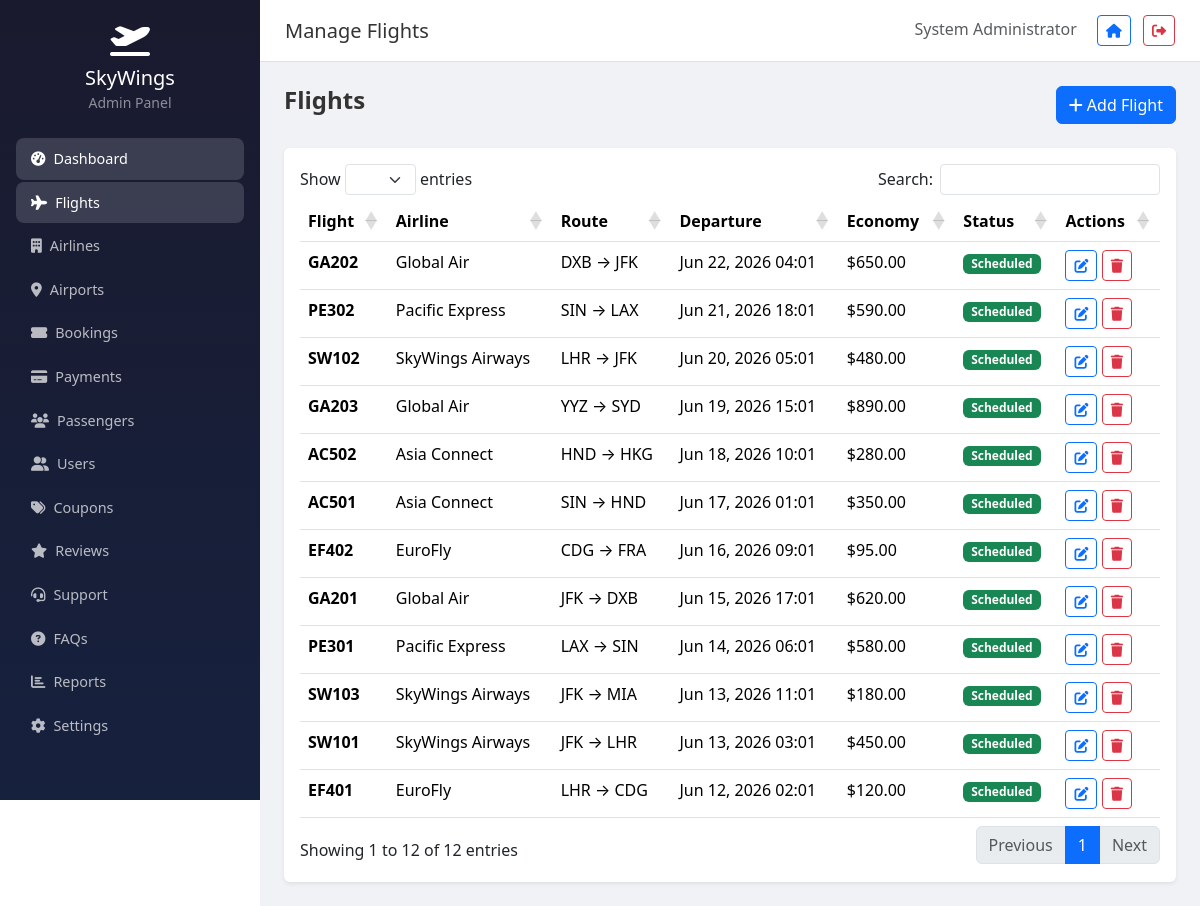
The page /admin/flights (signed in) on the database its author committed.
### tables this page shows
CREATE TABLE IF NOT EXISTS `flights` (
    `id` INT UNSIGNED AUTO_INCREMENT PRIMARY KEY,
    `flight_number` VARCHAR(20) NOT NULL,
    `airline_id` INT UNSIGNED NOT NULL,
    `aircraft_type` VARCHAR(100) DEFAULT NULL,
    `departure_airport_id` INT UNSIGNED NOT NULL,
    `arrival_airport_id` INT UNSIGNED NOT NULL,
    `departure_time` DATETIME NOT NULL,
    `arrival_time` DATETIME NOT NULL,
    `duration_minutes` INT UNSIGNED NOT NULL,
    `stops` TINYINT UNSIGNED NOT NULL DEFAULT 0,
    `economy_price` DECIMAL(10,2) NOT NULL DEFAULT 0.00,
    `premium_economy_price` DECIMAL(10,2) NOT NULL DEFAULT 0.00,
    `business_price` DECIMAL(10,2) NOT NULL DEFAULT 0.00,
    `first_class_price` DECIMAL(10,2) NOT NULL DEFAULT 0.00,
    `economy_seats` INT UNSIGNED NOT NULL DEFAULT 0,
    `premium_economy_seats` INT UNSIGNED NOT NULL DEFAULT 0,
    `business_seats` INT UNSIGNED NOT NULL DEFAULT 0,
    `first_class_seats` INT UNSIGNED NOT NULL DEFAULT 0,
    `status` ENUM('scheduled','delayed','cancelled','completed') NOT NULL DEFAULT 'scheduled',
    `created_at` DATETIME NOT NULL DEFAULT CURRENT_TIMESTAMP,
    `updated_at` DATETIME NOT NULL DEFAULT CURRENT_TIMESTAMP ON UPDATE CURRENT_TIMESTAMP,
    FOREIGN KEY (`airline_id`) REFERENCES `airlines`(`id`) ON DELETE RESTRICT,
    FOREIGN KEY (`departure_airport_id`) REFERENCES `airports`(`id`) ON DELETE RESTRICT,
    FOREIGN KEY (`arrival_airport_id`) REFERENCES `airports`(`id`) ON DELETE RESTRICT,
    INDEX `idx_flights_departure` (`departure_time`),
    INDEX `idx_flights_status` (`status`),
    INDEX `idx_flights_route` (`departure_airport_id`, `arrival_airport_id`)
);

CREATE TABLE IF NOT EXISTS `airlines` (
    `id` INT UNSIGNED AUTO_INCREMENT PRIMARY KEY,
    `name` VARCHAR(150) NOT NULL,
    `code` VARCHAR(10) NOT NULL UNIQUE,
    `logo` VARCHAR(255) DEFAULT NULL,
    `contact_email` VARCHAR(191) DEFAULT NULL,
    `contact_phone` VARCHAR(30) DEFAULT NULL,
    `website` VARCHAR(255) DEFAULT NULL,
    `description` TEXT DEFAULT NULL,
    `status` ENUM('active','inactive') NOT NULL DEFAULT 'active',
    `created_at` DATETIME NOT NULL DEFAULT CURRENT_TIMESTAMP,
    `updated_at` DATETIME NOT NULL DEFAULT CURRENT_TIMESTAMP ON UPDATE CURRENT_TIMESTAMP,
    INDEX `idx_airlines_status` (`status`)
);

CREATE TABLE IF NOT EXISTS `airports` (
    `id` INT UNSIGNED AUTO_INCREMENT PRIMARY KEY,
    `name` VARCHAR(200) NOT NULL,
    `code` VARCHAR(10) NOT NULL UNIQUE,
    `city` VARCHAR(100) NOT NULL,
    `country` VARCHAR(100) NOT NULL,
    `timezone` VARCHAR(50) NOT NULL DEFAULT 'UTC',
    `status` ENUM('active','inactive') NOT NULL DEFAULT 'active',
    `created_at` DATETIME NOT NULL DEFAULT CURRENT_TIMESTAMP,
    `updated_at` DATETIME NOT NULL DEFAULT CURRENT_TIMESTAMP ON UPDATE CURRENT_TIMESTAMP,
    INDEX `idx_airports_city` (`city`),
    INDEX `idx_airports_country` (`country`)
);

### controllers/AdminController.php (called while the page is built, shortened)
<?php
class AdminController extends BaseController
{
    public function flights(): void
    {
        $flights = Flight::getAll();
        view('admin.flights.index', compact('flights'), 'admin');
    }
}

### index.php (called while the page is built)
<?php
require_once __DIR__ . '/includes/bootstrap.php';
$router = new Router();
$router->get('/', 'Home', 'index');
$router->get('/about', 'Home', 'about');
$router->post('/newsletter', 'Home', 'newsletter');
$router->get('/login', 'Auth', 'loginForm');
$router->post('/login', 'Auth', 'login');
$router->get('/register', 'Auth', 'registerForm');
$router->post('/register', 'Auth', 'register');
$router->get('/logout', 'Auth', 'logout');
$router->get('/verify-email/{token}', 'Auth', 'verifyEmail');
$router->get('/forgot-password', 'Auth', 'forgotForm');
$router->post('/forgot-password', 'Auth', 'forgot');
$router->get('/reset-password/{token}', 'Auth', 'resetForm');
$router->post('/reset-password/{token}', 'Auth', 'reset');
$router->get('/flights/search', 'Flight', 'search');
$router->get('/flights/{id}', 'Flight', 'details');
$router->get('/api/airports', 'Flight', 'airportSearch');
$router->get('/booking/create', 'Booking', 'create');
$router->post('/booking/store', 'Booking', 'store');
$router->get('/booking/review/{id}', 'Booking', 'review');
$router->post('/booking/confirm/{id}', 'Booking', 'confirm');
$router->post('/booking/cancel/{id}', 'Booking', 'cancel');
$router->post('/api/validate-coupon', 'Booking', 'validateCoupon');
$router->get('/payment/{id}', 'Payment', 'show');
$router->post('/payment/process', 'Payment', 'process');
$router->post('/admin/payments/approve/{id}', 'Payment', 'approve');
$router->get('/user/dashboard', 'User', 'dashboard');
$router->get('/user/bookings', 'User', 'bookings');
$router->get('/user/bookings/{id}', 'User', 'bookingDetail');
$router->get('/user/profile', 'User', 'profile');
$router->post('/user/profile', 'User', 'updateProfile');
$router->post('/user/change-password', 'User', 'changePassword');
$router->get('/user/notifications', 'User', 'notifications');
$router->get('/user/ticket/download/{id}', 'User', 'downloadTicket');
$router->post('/user/review', 'User', 'addReview');
$router->get('/user/support', 'User', 'support');
$router->post('/user/support', 'User', 'createTicket');
$router->get('/contact', 'Contact', 'index');
$router->post('/contact', 'Contact', 'submit');
$router->post('/contact/ticket', 'Contact', 'createTicket');
$router->get('/admin', 'Admin', 'dashboard');
$router->get('/admin/flights', 'Admin', 'flights');
$router->get('/admin/flights/create', 'Admin', 'flightCreate');
$router->post('/admin/flights/store', 'Admin', 'flightStore');
$router->get('/admin/flights/edit/{id}', 'Admin', 'flightEdit');
$router->post('/admin/flights/update/{id}', 'Admin', 'flightUpdate');
$router->post('/admin/flights/delete/{id}', 'Admin', 'flightDelete');
$router->get('/admin/airlines', 'Admin', 'airlines');
$router->post('/admin/airlines/store', 'Admin', 'airlineStore');
$router->post('/admin/airlines/update/{id}', 'Admin', 'airlineUpdate');
$router->post('/admin/airlines/delete/{id}', 'Admin', 'airlineDelete');
$router->get('/admin/airports', 'Admin', 'airports');
$router->post('/admin/airports/store', 'Admin', 'airportStore');
$router->post('/admin/airports/update/{id}', 'Admin', 'airportUpdate');
$router->post('/admin/airports/delete/{id}', 'Admin', 'airportDelete');
$router->get('/admin/bookings', 'Admin', 'bookings');
$router->post('/admin/bookings/status/{id}', 'Admin', 'bookingUpdateStatus');
$router->get('/admin/payments', 'Admin', 'payments');
$router->get('/admin/users', 'Admin', 'users');
$router->post('/admin/users/status/{id}', 'Admin', 'userUpdateStatus');
$router->get('/admin/coupons', 'Admin', 'coupons');
$router->post('/admin/coupons/store', 'Admin', 'couponStore');
$router->post('/admin/coupons/delete/{id}', 'Admin', 'couponDelete');
$router->get('/admin/reviews', 'Admin', 'reviews');
$router->post('/admin/reviews/update/{id}', 'Admin', 'reviewUpdate');
$router->get('/admin/support', 'Admin', 'support');
$router->post('/admin/support/reply/{id}', 'Admin', 'supportReply');
$router->get('/admin/faqs', 'Admin', 'faqs');
$router->post('/admin/faqs/store', 'Admin', 'faqStore');
$router->post('/admin/faqs/delete/{id}', 'Admin', 'faqDelete');
$router->get('/admin/reports', 'Admin', 'reports');
$router->post('/admin/reports/generate', 'Admin', 'generateReport');
$router->get('/admin/settings', 'Admin', 'settings');
$router->post('/admin/settings', 'Admin', 'settingsUpdate');
$router->get('/admin/passengers', 'Admin', 'passengers');
$router->dispatch();

### config/app.php (called while the page is built)
<?php
return [
    'name' => 'SkyWings',
    'tagline' => 'Your Journey Begins Here',
    'url' => getenv('APP_URL') ?: 'http://localhost',
    'timezone' => 'UTC',
    'debug' => filter_var(getenv('APP_DEBUG') ?: false, FILTER_VALIDATE_BOOLEAN),
    'version' => '1.0.0',
    'session' => [
        'name' => 'SKYWINGS_SESSION',
        'lifetime' => 7200,
        'secure' => false,
        'httponly' => true,
        'samesite' => 'Lax',
    ],
    'upload' => [
        'max_size' => 2097152,
        'allowed_images' => ['jpg', 'jpeg', 'png', 'gif', 'webp'],
        'airlines_path' => 'uploads/airlines/',
        'avatars_path' => 'uploads/avatars/',
        'tickets_path' => 'uploads/tickets/',
    ],
    'pagination' => [
        'per_page' => 10,
        'admin_per_page' => 15,
    ],
    'rate_limit' => [
        'login' => ['max' => 5, 'window' => 900],
        'register' => ['max' => 3, 'window' => 3600],
        'contact' => ['max' => 5, 'window' => 3600],
    ],
    'booking' => [
        'reference_prefix' => 'SW',
        'ticket_prefix' => 'TKT',
    ],
];

### includes/bootstrap.php (called while the page is built, shortened)
<?php
require_once BASE_PATH . '/includes/Database.php';
require_once BASE_PATH . '/includes/Security.php';
require_once BASE_PATH . '/includes/helpers.php';
spl_autoload_register(function (string $class) {
    $paths = [
        BASE_PATH . '/models/' . $class . '.php',
        BASE_PATH . '/controllers/' . $class . '.php',
    ];
    foreach ($paths as $path) {
        if (file_exists($path)) {
            return;
        }
    }
});
require_once BASE_PATH . '/includes/Router.php';

### models/Flight.php (called while the page is built, shortened)
<?php
class Flight
{
    public static function getAll(int $page = 1, int $perPage = 15): array
    {
        $offset = ($page - 1) * $perPage;
        return Database::fetchAll(
            "SELECT f.*, al.name as airline_name, da.code as departure_code, aa.code as arrival_code
             FROM flights f
             JOIN airlines al ON f.airline_id = al.id
             JOIN airports da ON f.departure_airport_id = da.id
             JOIN airports aa ON f.arrival_airport_id = aa.id
             ORDER BY f.departure_time DESC LIMIT ? OFFSET ?",
            [$perPage, $offset]
        );
    }
}

### config/database.php (called while the page is built)
<?php
return [
    'host' => getenv('DB_HOST') ?: 'localhost',
    'port' => getenv('DB_PORT') ?: '3306',
    'database' => getenv('DB_NAME') ?: 'skywings_flights',
    'username' => getenv('DB_USER') ?: 'root',
    'password' => getenv('DB_PASS') ?: '',
    'charset' => 'utf8mb4',
    'options' => [
        PDO::ATTR_ERRMODE => PDO::ERRMODE_EXCEPTION,
        PDO::ATTR_DEFAULT_FETCH_MODE => PDO::FETCH_ASSOC,
        PDO::ATTR_EMULATE_PREPARES => false,
    ],
];

### includes/Database.php (called while the page is built, shortened)
<?php
class Database
{
    private static ?PDO $instance = null;
    public static function getInstance(): PDO
    {
        if (self::$instance === null) {
            $config = require BASE_PATH . '/config/database.php';
            $dsn = sprintf(
                'mysql:host=%s;port=%s;dbname=%s;charset=%s',
                $config['host'],
                $config['port'],
                $config['database'],
                $config['charset']
            );
            self::$instance = new PDO($dsn, $config['username'], $config['password'], $config['options']);
        }
        return self::$instance;
    }
    public static function query(string $sql, array $params = []): PDOStatement
    {
        $stmt = self::getInstance()->prepare($sql);
        $stmt->execute($params);
        return $stmt;
    }
    public static function fetchAll(string $sql, array $params = []): array
    {
        return self::query($sql, $params)->fetchAll();
    }
}

### includes/Security.php (called while the page is built, shortened)
<?php
class Security
{
    public static function escape(?string $value): string
    {
        return htmlspecialchars($value ?? '', ENT_QUOTES, 'UTF-8');
    }
}

### views/admin/flights/index.php (the view, shortened to what this page needs)
<div class="d-flex justify-content-between mb-4">
    <h4 class="fw-bold mb-0">Flights</h4>
    <a href="<?= url('admin/flights/create') ?>" class="btn btn-primary"><i class="fas fa-plus me-1"></i>Add Flight</a>
</div>
<div class="card border-0 shadow-sm">
    <div class="card-body">
        <table class="table table-hover data-table">
            <thead><tr><th>Flight</th><th>Airline</th><th>Route</th><th>Departure</th><th>Economy</th><th>Status</th><th>Actions</th></tr></thead>
            <tbody>
                <?php foreach ($flights as $f): ?>
                <tr>
                    <td><strong><?= e($f['flight_number']) ?></strong></td>
                    <td><?= e($f['airline_name']) ?></td>
                    <td><?= e($f['departure_code']) ?> → <?= e($f['arrival_code']) ?></td>
                    <td><?= formatDateTime($f['departure_time']) ?></td>
                    <td><?= formatMoney($f['economy_price']) ?></td>
                    <td><span class="badge bg-<?= $f['status'] === 'scheduled' ? 'success' : 'warning' ?>"><?= ucfirst($f['status']) ?></span></td>
                    <td>
                        <a href="<?= url('admin/flights/edit/' . $f['id']) ?>" class="btn btn-sm btn-outline-primary"><i class="fas fa-edit"></i></a>
                        <form method="POST" action="<?= url('admin/flights/delete/' . $f['id']) ?>" class="d-inline" onsubmit="return confirm('Delete?')">
                            <button class="btn btn-sm btn-outline-danger"><i class="fas fa-trash"></i></button>
                        </form>
                    </td>
                </tr>
                <?php endforeach; ?>
            </tbody>
        </table>
    </div>
</div>

### includes/Router.php (shortened to what this page needs)
<?php
class Router
{
    private array $routes = [];
    private function addRoute(string $method, string $path, string $controller, string $action): void
    {
        $this->routes[] = compact('method', 'path', 'controller', 'action');
    }
    public function dispatch(): void
    {
        $method = $_SERVER['REQUEST_METHOD'];
        $uri = parse_url($_SERVER['REQUEST_URI'], PHP_URL_PATH);
        $uri = '/' . trim($uri, '/');
        foreach ($this->routes as $route) {
            $pattern = $this->convertToRegex($route['path']);
            if ($route['method'] === $method && preg_match($pattern, $uri, $matches)) {
                array_shift($matches);
                $this->callController($route['controller'], $route['action'], $matches);
                return;
            }
        }
    }
    private function convertToRegex(string $path): string
    {
        $pattern = preg_replace('/\{([a-zA-Z_]+)\}/', '([^/]+)', $path);
        return '#^' . $pattern . '$#';
    }
    private function callController(string $controller, string $action, array $params = []): void
    {
        $instance = new $class();
        call_user_func_array([$instance, $action], $params);
    }
}

### rows shown on the page
flights: flight_number "GA202", airline.name "Global Air", departure_airport.code "DXB", arrival_airport.code "JFK", departure_time "Jun 22, 2026 04:01", economy_price "$650.00", status "Scheduled"
flights: flight_number "PE302", airline.name "Pacific Express", departure_airport.code "SIN", arrival_airport.code "LAX", departure_time "Jun 21, 2026 18:01", economy_price "$590.00", status "Scheduled"
flights: flight_number "SW102", airline.name "SkyWings Airways", departure_airport.code "LHR", arrival_airport.code "JFK", departure_time "Jun 20, 2026 05:01", economy_price "$480.00", status "Scheduled"
flights: flight_number "GA203", airline.name "Global Air", departure_airport.code "YYZ", arrival_airport.code "SYD", departure_time "Jun 19, 2026 15:01", economy_price "$890.00", status "Scheduled"
flights: flight_number "AC502", airline.name "Asia Connect", departure_airport.code "HND", arrival_airport.code "HKG", departure_time "Jun 18, 2026 10:01", economy_price "$280.00", status "Scheduled"
flights: flight_number "AC501", airline.name "Asia Connect", departure_airport.code "SIN", arrival_airport.code "HND", departure_time "Jun 17, 2026 01:01", economy_price "$350.00", status "Scheduled"
flights: flight_number "EF402", airline.name "EuroFly", departure_airport.code "CDG", arrival_airport.code "FRA", departure_time "Jun 16, 2026 09:01", economy_price "$95.00", status "Scheduled"
flights: flight_number "GA201", airline.name "Global Air", departure_airport.code "JFK", arrival_airport.code "DXB", departure_time "Jun 15, 2026 17:01", economy_price "$620.00", status "Scheduled"
flights: flight_number "PE301", airline.name "Pacific Express", departure_airport.code "LAX", arrival_airport.code "SIN", departure_time "Jun 14, 2026 06:01", economy_price "$580.00", status "Scheduled"
flights: flight_number "SW103", airline.name "SkyWings Airways", departure_airport.code "JFK", arrival_airport.code "MIA", departure_time "Jun 13, 2026 11:01", economy_price "$180.00", status "Scheduled"
flights: flight_number "SW101", airline.name "SkyWings Airways", departure_airport.code "JFK", arrival_airport.code "LHR", departure_time "Jun 13, 2026 03:01", economy_price "$450.00", status "Scheduled"
flights: flight_number "EF401", airline.name "EuroFly", departure_airport.code "LHR", arrival_airport.code "CDG", departure_time "Jun 12, 2026 02:01", economy_price "$120.00", status "Scheduled"
